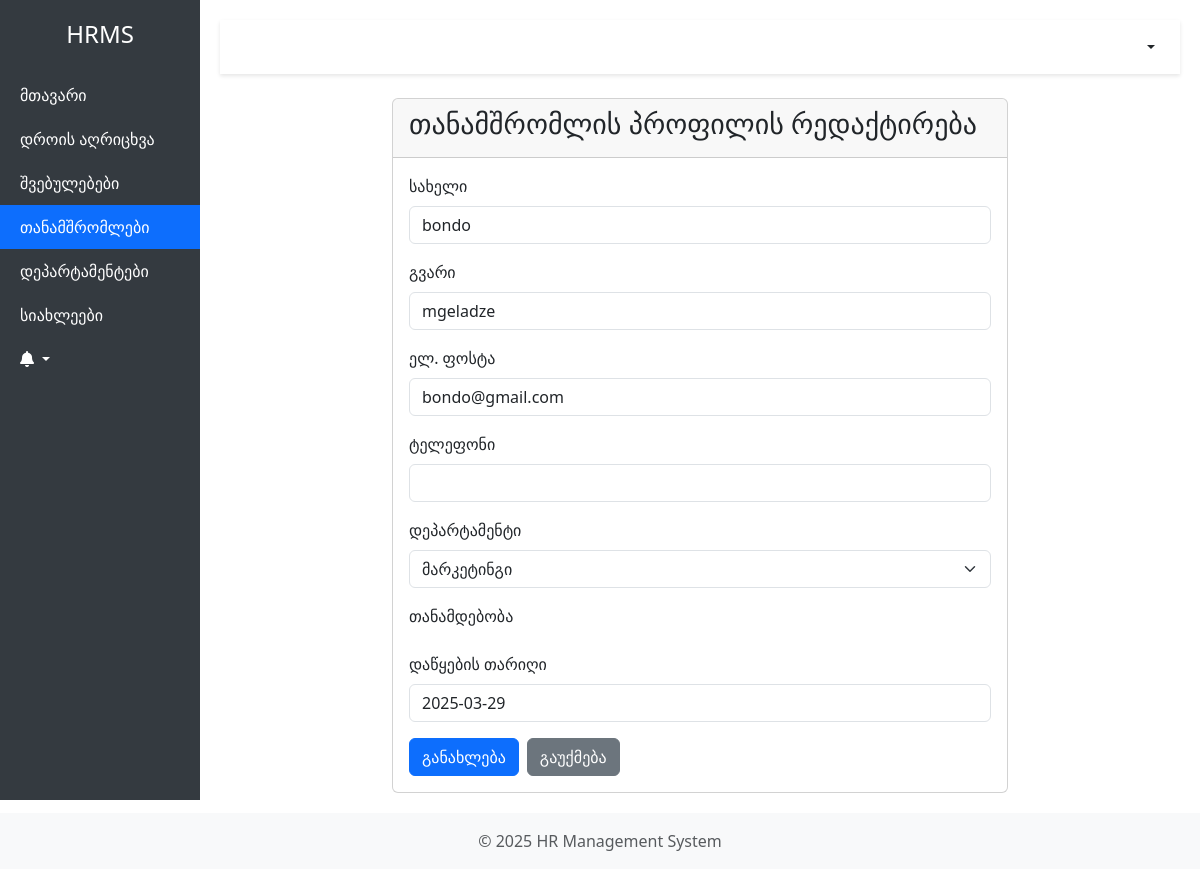
Page /employees/6/update/ (signed in) on the committed database.
### hr_app/models.py (models this page shows, shortened)
class Employee(models.Model):
    GENDER_CHOICES = (
        ('male', _('მამრობითი')),
        ('female', _('მდედრობითი')),
        ('other', _('სხვა')),
    )
    user = models.OneToOneField(User, on_delete=models.CASCADE, related_name='employee_profile', null=True, blank=True)
    first_name = models.CharField(_('სახელი'), max_length=100)
    last_name = models.CharField(_('გვარი'), max_length=100)
    email = models.EmailField(_('ელ.ფოსტა'), unique=True)
    phone = models.CharField(_('ტელეფონი'), max_length=50, blank=True)
    department = models.ForeignKey('Department', on_delete=models.SET_NULL, null=True, related_name='employees')
    birth_date = models.DateField(_('დაბადების თარიღი'), null=True, blank=True)
    start_date = models.DateField(_('დაწყების თარიღი'))
    salary = models.DecimalField(_('ხელფასი'), max_digits=10, decimal_places=2, default=0)
    gender = models.CharField(_('სქესი'), max_length=10, choices=GENDER_CHOICES, null=True, blank=True)
    created_by = models.ForeignKey(User, on_delete=models.SET_NULL, null=True, related_name='created_employees')
    created_at = models.DateTimeField(auto_now_add=True)
    updated_at = models.DateTimeField(auto_now=True)
    vacation_days_left = models.PositiveIntegerField(_("დარჩენილი შვებულების დღეები"), default=20)
    profile_picture = models.ImageField(_("პროფილის სურათი"), upload_to='profile_pics/', null=True, blank=True)
    manager = models.ForeignKey('self', on_delete=models.SET_NULL, null=True, blank=True, related_name='subordinates',
                                verbose_name=_("მენეჯერი"))
    class Meta:
        verbose_name = _('თანამშრომელი')
        verbose_name_plural = _('თანამშრომლები')

### hr_app/views.py (the view, shortened to what this page needs)
# urls.py: path('employees/<int:pk>/update/', views.EmployeeUpdateView.as_view(), name='employee-update'),
class EmployeeUpdateView(LoginRequiredMixin, UserPassesTestMixin, UpdateView):
    model = Employee
    form_class = EmployeeForm
    template_name = 'hr_app/employee/form.html'
    def test_func(self):
        return (self.request.user.role.role in ['admin', 'hr_manager'] or
                self.request.user.employee_profile.id == self.get_object().id)

### hr_app/models.py (called while the page is built)
    def __str__(self):
        return self.name

### hr_app/templates/hr_app/employee/form.html (shortened to what this page needs)
{% extends 'hr_app/base.html' %}
{% load django_bootstrap5 %}
{% load i18n %}
{% block content %}
<div class="container mt-4">
    <div class="row justify-content-center">
        <div class="col-md-8">
            <div class="card">
                <div class="card-header">
                    <h3>
                        {% if form.instance.pk %}
                            {% trans "თანამშრომლის პროფილის რედაქტირება" %}
                        {% else %}
                            {% trans "ახალი თანამშრომელი" %}
                        {% endif %}
                    </h3>
                </div>
                <div class="card-body">
                    <form method="post">
                        <div class="mb-3">
                            <label for="{{ form.first_name.id_for_label }}" class="form-label">{% trans "სახელი" %}</label>
                            {{ form.first_name }}
                        </div>
                        <div class="mb-3">
                            <label for="{{ form.last_name.id_for_label }}" class="form-label">{% trans "გვარი" %}</label>
                            {{ form.last_name }}
                        </div>
                        <div class="mb-3">
                            <label for="{{ form.email.id_for_label }}" class="form-label">{% trans "ელ. ფოსტა" %}</label>
                            {{ form.email }}
                        </div>
                        <div class="mb-3">
                            <label for="{{ form.phone.id_for_label }}" class="form-label">{% trans "ტელეფონი" %}</label>
                            {{ form.phone }}
                        </div>
                        {% if user.role.role in 'admin,hr_manager' %}
                            <div class="mb-3">
                                <label for="{{ form.department.id_for_label }}" class="form-label">{% trans "დეპარტამენტი" %}</label>
                                {{ form.department }}
                            </div>
                            <div class="mb-3">
                                <label for="{{ form.job_title.id_for_label }}" class="form-label">{% trans "თანამდებობა" %}</label>
                            </div>
                            <div class="mb-3">
                                <label for="{{ form.start_date.id_for_label }}" class="form-label">{% trans "დაწყების თარიღი" %}</label>
                                {{ form.start_date }}
                            </div>
                        {% endif %}
                        <div class="d-flex gap-2">
                            <button type="submit" class="btn btn-primary">
                                {% if form.instance.pk %}
                                    {% trans "განახლება" %}
                                {% else %}
                                    {% trans "დამატება" %}
                                {% endif %}
                            </button>
                            {% if form.instance.pk %}
                                <a href="{% url 'employee-detail' pk=form.instance.pk %}" class="btn btn-secondary">{% trans "გაუქმება" %}</a>
                            {% else %}
                                <a href="{% url 'employee-list' %}" class="btn btn-secondary">{% trans "გაუქმება" %}</a>
                            {% endif %}
                        </div>
                    </form>
                </div>
            </div>
        </div>
    </div>
</div>
{% endblock %}

### rows in the picture
Employee: first_name "bondo", last_name "mgeladze", email "bondo@gmail.com", department "მარკეტინგი", start_date "2025-03-29"
